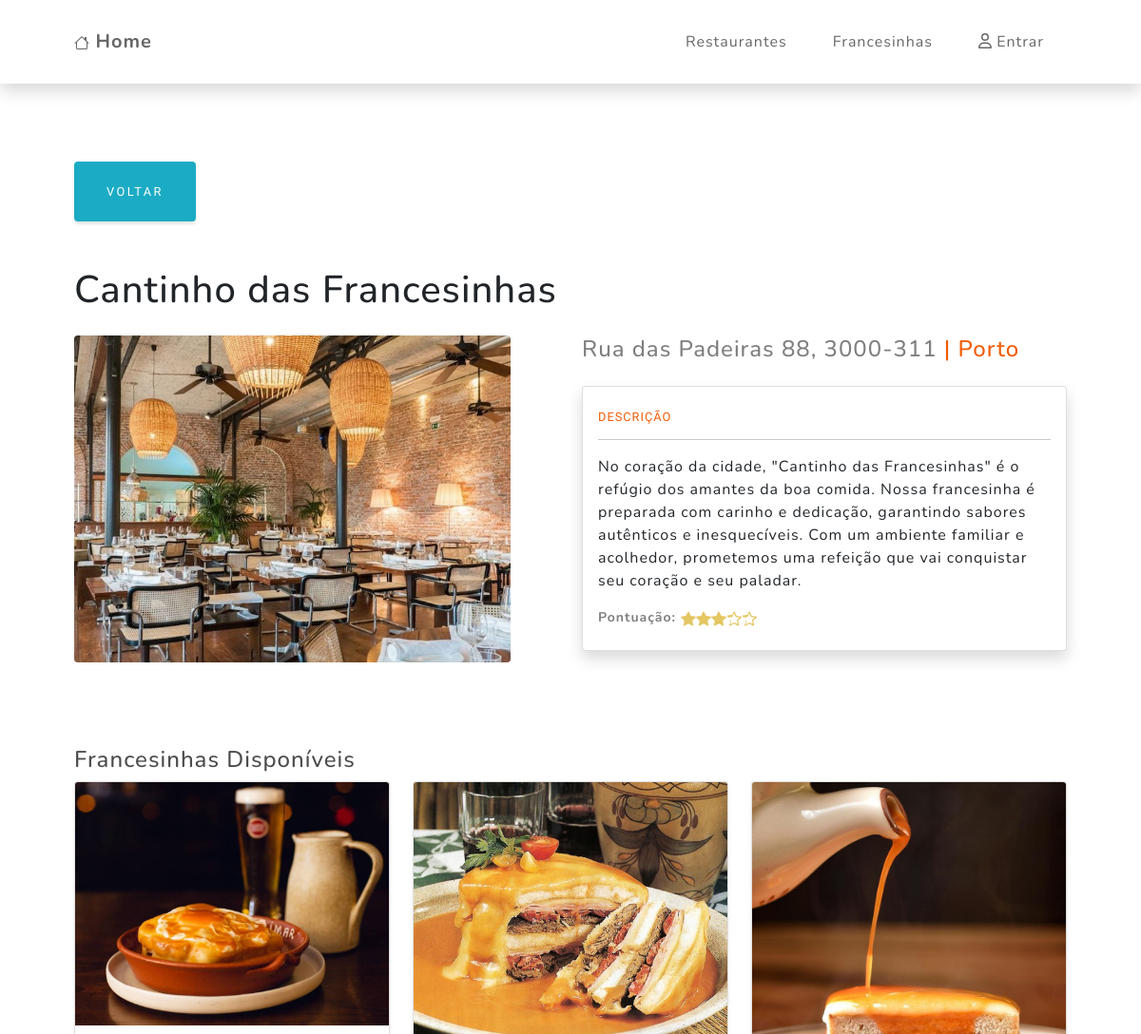
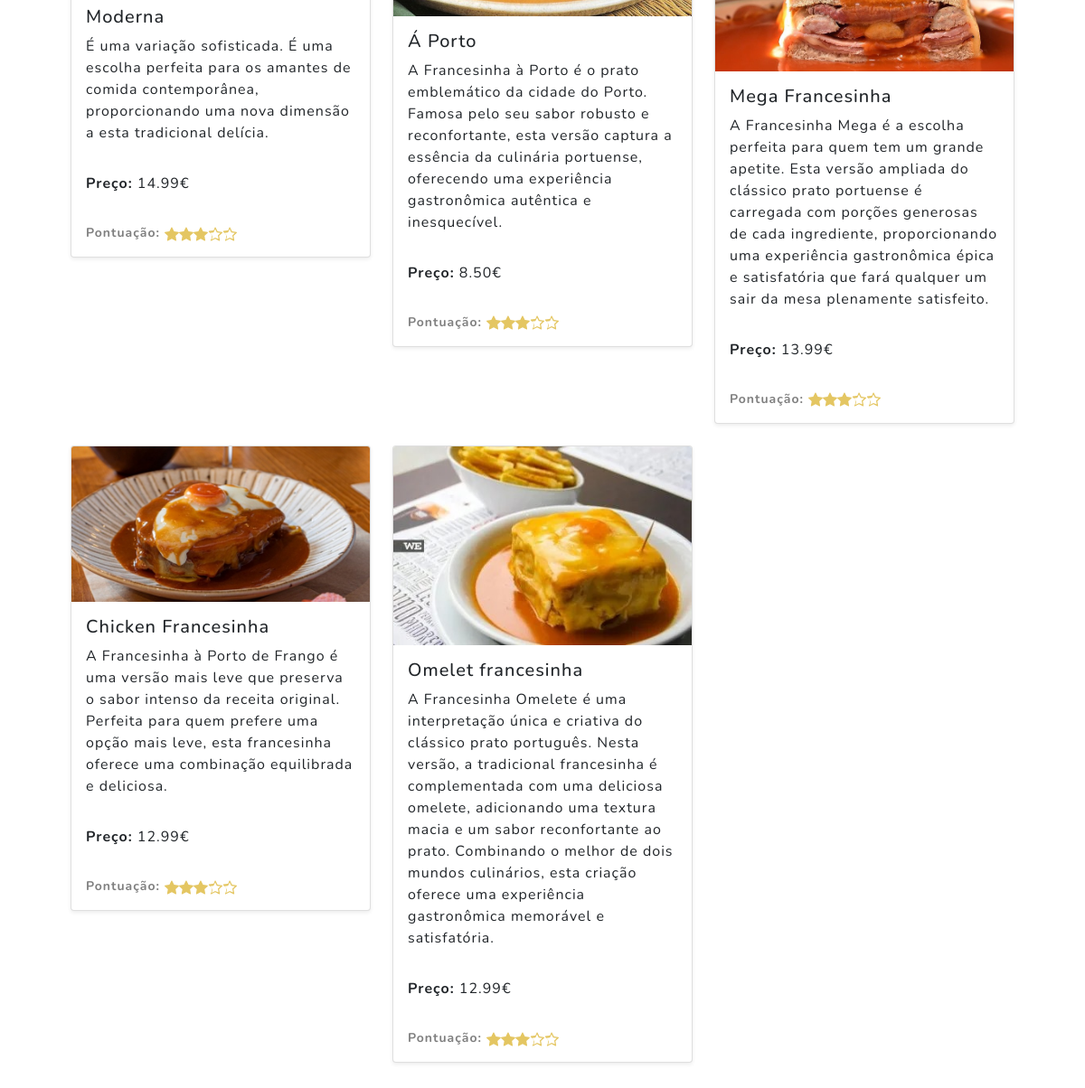
The app's page /restaurante_detail.php?id=5 with its own data (2 pictures, top to bottom).
### tables this page shows
CREATE TABLE `restaurantes` (
  `id_restaurantes` int(11) NOT NULL,
  `nome` varchar(45) NOT NULL,
  `endereco` varchar(100) NOT NULL,
  `ref_cidades` int(11) NOT NULL,
  `capa` varchar(255) NOT NULL,
  `descricao` text NOT NULL,
  `pontuacao` float DEFAULT 0,
  `deleted` int(1) DEFAULT 0
);

CREATE TABLE `francesinhas` (
  `id_francesinhas` int(11) NOT NULL,
  `nome` varchar(45) NOT NULL,
  `preco` decimal(5,2) NOT NULL,
  `capa` varchar(45) DEFAULT NULL,
  `descricao` text DEFAULT NULL,
  `deleted` int(1) DEFAULT 0,
  `pontuacao` int(11) DEFAULT 0
);

### restaurante_detail.php (called while the page is built)
<?php include_once "./components/cp_head.php" ?>
<?php include_once "./components/cp_navbar.php" ?>
<?php include_once "./components/cp_detalhes.php" ?>
<?php include_once "./components/cp_footer.php" ?>

### components/cp_detalhes.php (the view, shortened to what this page needs)
<?php
    $query = "SELECT
                restaurantes.id_restaurantes,
                restaurantes.nome,
                restaurantes.endereco,
                restaurantes.capa AS capa_restaurante,
                restaurantes.descricao,
                restaurantes.pontuacao,
                cidades.nome AS cidade_nome,
                francesinhas.id_francesinhas,
                francesinhas.pontuacao,
                francesinhas.nome AS francesinha_nome,
                francesinhas.descricao AS francesinha_descricao,
                francesinhas.preco AS francesinha_preco,
                francesinhas.capa AS capa_francesinha
              FROM
                restaurantes
              INNER JOIN
                cidades ON restaurantes.ref_cidades = cidades.id_cidades
              LEFT JOIN
                francesinhas_restaurantes ON restaurantes.id_restaurantes = francesinhas_restaurantes.ref_restaurantes
              LEFT JOIN
                francesinhas ON francesinhas_restaurantes.ref_francesinhas = francesinhas.id_francesinhas
              WHERE
                restaurantes.id_restaurantes = ?";
    if (isset($_GET['id'])) {
        $id_restaurante = $_GET['id'];
        $link = new_db_connection();
        $stmt = mysqli_stmt_init($link);
        if (mysqli_stmt_prepare($stmt, $query)) {
            mysqli_stmt_bind_param($stmt, "i", $id_restaurante);
            mysqli_stmt_execute($stmt);
            mysqli_stmt_bind_result($stmt, $id_restaurante, $nome, $endereco, $capa, $descricao, $pontuacao, $cidade_nome, $id_francesinhas,$pontuacao, $francesinha_nome, $francesinha_descricao, $francesinha_preco , $francesinha_capa);
            mysqli_stmt_store_result($stmt);
            if (mysqli_stmt_num_rows($stmt) > 0) {
                $francesinhas = [];
                while (mysqli_stmt_fetch($stmt)) {
                    $francesinhas[] = [
                        'id_francesinhas' => $id_francesinhas,
                        'nome' => $francesinha_nome,
                        'descricao' => $francesinha_descricao,
                        'preco' => $francesinha_preco,
                        'capa_francesinha' => $francesinha_capa
                    ];
                }
                ?>
                <section class="sec-filmes pb-5" id="lista-filmes">
                    <div class="container px-lg-5 pt-3">
                        <?php
                        if (isset($_SERVER['HTTP_REFERER']) && !empty($_SERVER['HTTP_REFERER'])) {
                            $previousPage = $_SERVER['HTTP_REFERER'];
                        } else {
                            $previousPage = "restaurante.php";
                        }
                        ?>
                        <a class="btn btn-info mt-4" href="<?=$previousPage?>">Voltar</a>
                        <h1 class="pt-5 pb-3"><?= $nome ?></h1>
                        <div class="row d-flex flex-row justify-content-between">
                            <div class="col detalhes">
                                <img class="img-fluid mb-3 rounded" src="./imgs/capas/<?= $capa ?>" />
                            </div>
                            <div class="col detalhes">
                                <h4 class="text-primary"><span class="text-black-50"><?= $endereco ?></span> | <?= $cidade_nome ?></h4>
                                <div class="card pb-2 mt-4 shadow rounded">
                                    <div class="card-body">
                                        <h4 class="text-uppercase text-primary m-0 mt-2">Descrição</h4>
                                        <hr class="my-3 mx-auto" />
                                        <p class="tipo-filme mb-0"><?= $descricao ?></p>
                                        <div class="tipo-filme mb-0 small text-black-50 mt-3">
                                            <strong>Pontuação:</strong>
                                        </div>
                                    </div>
                                </div>
                            </div>
                        </div>
                        <div class="row pt-4 mt-5">
                            <h3>Francesinhas Disponíveis</h3>
                            <?php
                            if (!empty($francesinhas)) {
                                foreach ($francesinhas as $francesinha) {
                                    if ($francesinha['id_francesinhas']) {
                                        ?>
                                        <div class="col-md-4 mb-4">
                                            <div class="card shadow-sm">
                                                <img src="./imgs/capas/<?= $francesinha['capa_francesinha'] ?>" class="card-img-top" alt="Capa da Francesinha">
                                                <div class="card-body">
                                                    <h5 class="card-title"><?= $francesinha['nome'] ?></h5>
                                                    <p class="card-text"><?= $francesinha['descricao'] ?></p>
                                                    <p class="card-text"><strong>Preço:</strong> <?= $francesinha['preco'] ?>€</p>
                                                    <div class="tipo-filme mb-0 small text-black-50 mt-3">
                                                        <strong>Pontuação:</strong>
                                                    </div>
                                                </div>
                                            </div>
                                        </div>
                                        <?php
                                    }
                                }
                            } else {
                                echo '<div class="col-12 alert-warning p-4">Não há francesinhas disponíveis para este restaurante!</div>';
                            }
                            ?>
                        </div>
                    </div>
                </section>
                <?php
            } else {
                echo '<div class="alert-warning p-4">O restaurante que procura não existe!</div>';
            }
        } else {
            echo "Erro na preparação da declaração";
        }
    } else {
        header("Location: restaurante.php");
    }
?>

### components/cp_head.php (shortened to what this page needs)
<!DOCTYPE html>
<html lang="en">
    <head>
        <link href="css/styles.css" rel="stylesheet" />
    </head>
    <body id="page-top">

### components/cp_navbar.php (shortened to what this page needs)
<nav class="navbar navbar-expand-lg navbar-light fixed-top shadow" id="mainNav">
    <div class="container px-4 px-lg-5">
        <a class="navbar-brand" href="index.php">
            Home</a>
        <div class="collapse navbar-collapse" id="navbarResponsive">
            <ul class="navbar-nav ms-auto">
                <li class="nav-item"><a class="nav-link" href="restaurante.php">Restaurantes</a></li>
                <li class="nav-item"><a class="nav-link" href="fran.php">Francesinhas</a></li>
                <?php
                    if (isset($_SESSION['login'] , $_SESSION['user']) && $_SESSION['login'] == true) {
                        echo '<li class="nav-item"><a class="nav-link" href="logout.php">
                                    <svg class="svg-inline--fa fa-user" aria-hidden="true" focusable="false" data-prefix="far" data-icon="user" role="img" xmlns="http://www.w3.org/2000/svg" viewBox="0 0 448 512" data-fa-i2svg="">
                                        <path fill="currentColor" d="M272 304h-96C78.8 304 0 382.8 0 480c0 17.67 14.33 32 32 32h384c17.67 0 32-14.33 32-32C448 382.8 369.2 304 272 304zM48.99 464C56.89 400.9 110.8 352 176 352h96c65.16 0 119.1 48.95 127 112H48.99zM224 256c70.69 0 128-57.31 128-128c0-70.69-57.31-128-128-128S96 57.31 96 128C96 198.7 153.3 256 224 256zM224 48c44.11 0 80 35.89 80 80c0 44.11-35.89 80-80 80S144 172.1 144 128C144 83.89 179.9 48 224 48z"></path>
                                    </svg>
                                '. $_SESSION['user'] . '</a></li>';
                    } else {
                        echo '<li class="nav-item"><a class="nav-link" href="login.php"><i class="fa-regular fa-user"></i> Entrar</a></li>';
                    }
                ?>
            </ul>
        </div>
    </div>
</nav>

### components/cp_footer.php (shortened to what this page needs)
    </body>
</html>

### records on screen
restaurantes: francesinhas.capa (picture), francesinhas.nome "Moderna", francesinhas.descricao "É uma variação sofisticada. É uma escolha perfeita para os amantes de comida contemporânea, proporcionando uma nova dimensão a esta tradicional delícia.", francesinhas.preco "14.99", francesinhas.nome "Á Porto", francesinhas.descricao "A Francesinha à Porto é o prato emblemático da cidade do Porto. Famosa pelo seu sabor robusto e reconfortante, esta versão captura a essência da culinária portuense, oferecendo uma experiência gastronômica autêntica e inesquecível.", francesinhas.preco "8.50", francesinhas.nome "Mega Francesinha", francesinhas.descricao "A Francesinha Mega é a escolha perfeita para quem tem um grande apetite. Esta versão ampliada do clássico prato portuense é carregada com porções generosas de cada ingrediente, proporcionando uma experiência gastronômica épica e satisfatória que fará qualquer um sair da mesa plenamente satisfeito.", francesinhas.preco "13.99", francesinhas.nome "Chicken Francesinha", francesinhas.descricao "A Francesinha à Porto de Frango é uma versão mais leve que preserva o sabor intenso da receita original. Perfeita para quem prefere uma opção mais leve, esta francesinha oferece uma combinação equilibrada e deliciosa.", francesinhas.preco "12.99", francesinhas.nome "Omelet francesinha", francesinhas.descricao "A Francesinha Omelete é uma interpretação única e criativa do clássico prato português. Nesta versão, a tradicional francesinha é complementada com uma deliciosa omelete, adicionando uma textura macia e um sabor reconfortante ao prato. Combinando o melhor de dois mundos culinários, esta criação oferece uma experiência gastronômica memorável e satisfatória."

### other values on screen
$nome "Cantinho das Francesinhas"
$endereco "Rua das Padeiras 88, 3000-311"
$cidade_nome "Porto"
